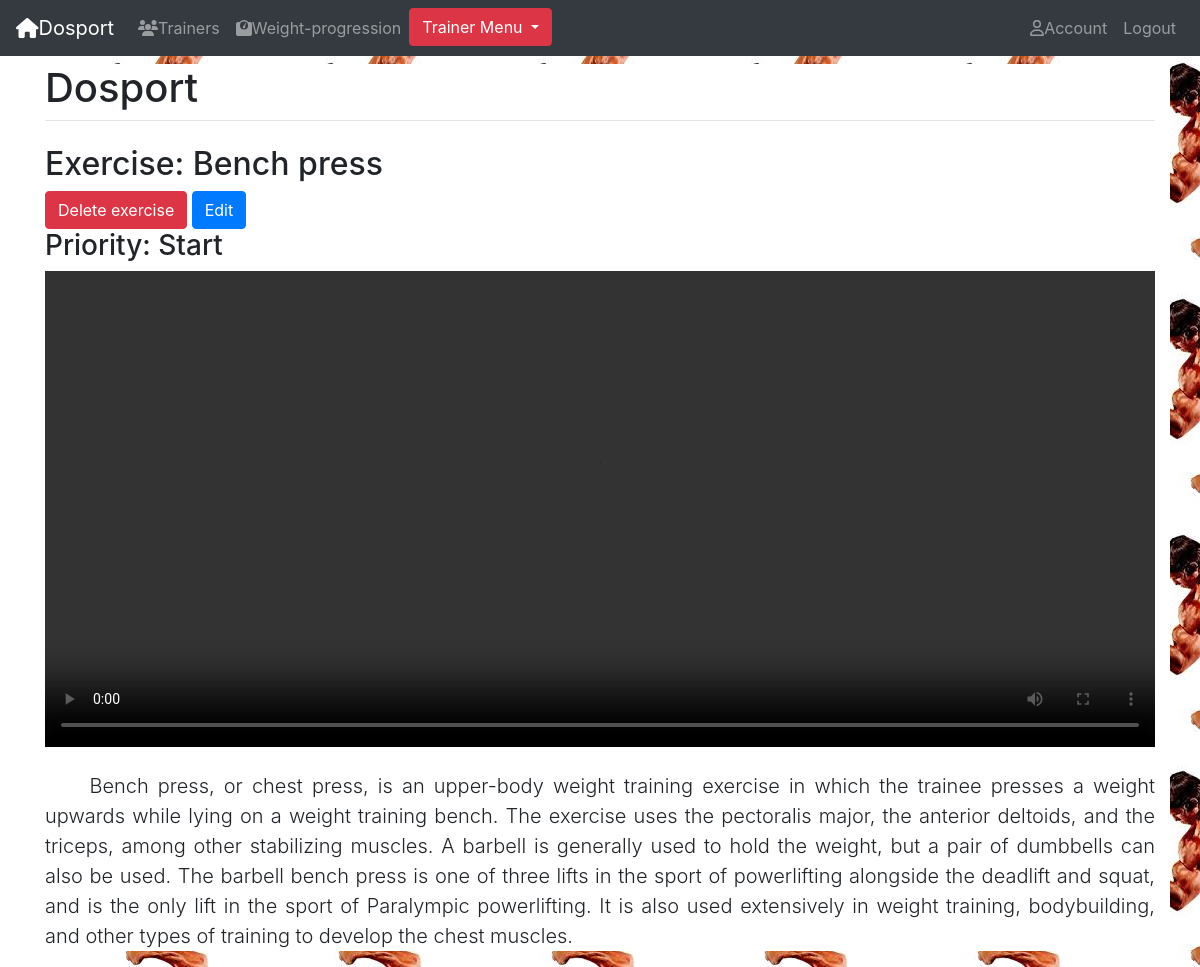
The page /exercise-detail/2 (signed in) on the database its author committed.
### fitness/models.py (models this page shows)
class Exercise(mo.Model):
    trainer = mo.ForeignKey(Account, on_delete=mo.CASCADE, validators=[validate_trainer])
    name = mo.CharField(max_length=50)
    description = mo.TextField(max_length=1000, help_text='Enter a brief description of the exercise.', null=1, blank=1)
    tutorial = mo.FileField(upload_to='tutorials/', null=1, blank=1)
    PRIORITY = (
        (1, 'Start'),
        (2, 'Middle'),
        (3, 'End'),
    )
    priority = mo.IntegerField(choices=PRIORITY)
    class Meta:
        ordering = ['priority']
    def __str__(self):
        return f'{self.name}'

### fitness/views.py (the view)
# urls.py: path('exercise-detail/<int:id>', v.exercise_detail, name='exercise-detail'),
def exercise_detail(request, id):
    user = request.user
    if not user.is_authenticated:
        return redirect('login')
    if user.is_trainer:
        exercise = get_object_or_404(user.exercise_set, pk=id)
    elif user.trainer:
        exercise = get_object_or_404(user.trainer.exercise_set, pk=id)
    else :
        return redirect('trainers-list')
    return render(request, 'fitness/exercise_detail.html', {'exercise':exercise})

### account/models.py (called while the page is built)
    def get_request_number(self):
        return self.trainer_request.count()

### fitness/templates/fitness/exercise_detail.html (shortened to what this page needs)
{% extends "base.html" %}
{% block content %}
    <h2>Exercise: {{exercise}}</h2>
    {% if user.is_trainer  %}
        <form action={% url 'delete-exercise' %} method="POST">
        <button class="btn btn-danger" name="id" value="{{exercise.pk}}">Delete exercise</button>
            <a class="btn btn-primary " href={% url 'edit-exercise' id=exercise.pk %}>Edit</a>
    </form>
    {% endif %}
    <h3>Priority: {{exercise.get_priority_display}}</h3>
    {% if exercise.tutorial %}
    <div class="embed-responsive embed-responsive-21by9">
        <video controls >
            <source src="{{exercise.tutorial.url}}" type="video/mp4">
        </video>
    </div>
{% endif %}
<br>
{% if exercise.description %}
    <p class="lead paragraph">
        {{exercise.description}}
    </p>
{% endif %}
{% endblock  %}

### fitness/static/css/base.css (style rules this page uses)
.paragraph { text-indent: 4%; text-align: justify; }

### rows shown on the page
Exercise: name "Bench press", priority "Start", description "Bench press, or chest press, is an upper-body weight training exercise in which the trainee presses a weight upwards while lying on a weight training bench. The exercise uses the pectoralis major, the anterior deltoids, and the triceps, among other stabilizing muscles. A barbell is generally used to hold the weight, but a pair of dumbbells can also be used. The barbell bench press is one of three lifts in the sport of powerlifting alongside the deadlift and squat, and is the only lift in the sport of Paralympic powerlifting. It is also used extensively in weight training, bodybuilding, and other types of training to develop the chest muscles."
